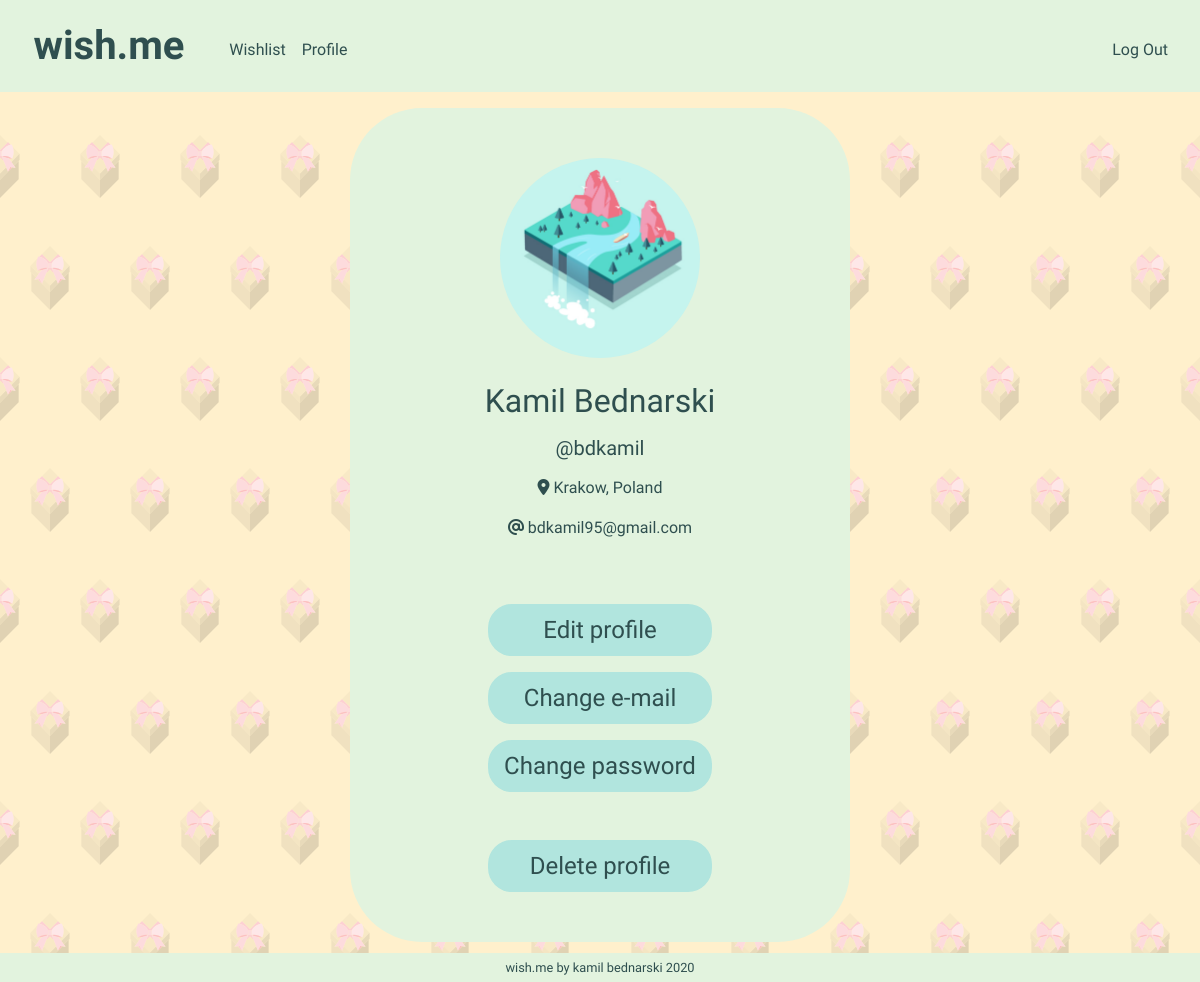
Screenshot of /profile/bdkamil (signed in) with the database file from the repository.
### tables this page shows
CREATE TABLE users (id INTEGER PRIMARY KEY AUTOINCREMENT, username TEXT NOT NULL, hash TEXT NOT NULL, name TEXT NOT NULL, surname TEXT NOT NULL, email TEXT NOT NULL, city TEXT NOT NULL, country TEXT NOT NULL);

### app.py (the view)
@app.route("/profile/<username>")
@login_required
def user_profile(username):
    id = session["user_id"]
    user_data = db.execute("SELECT * FROM users WHERE id = :id", id=id)
    name = user_data[0]["name"]
    surname = user_data[0]["surname"]
    email = user_data[0]["email"]
    city = user_data[0]["city"]
    country = user_data[0]["country"]
    images = db.execute("SELECT * FROM images WHERE id = :id", id=id)
    is_image = images[0]["image"]
    if is_image == 0:
        image_source = "profileimg.bmp"
    if is_image == 1:
        image_source = f"/uploads/{id}.jpg"
    return render_template("profile.html", username=username, name=name, surname=surname, email=email, city=city, country=country, image_source=image_source)

### app.py (called while the page is built)
@app.after_request
def after_request(response):
    response.headers["Cache-Control"] = "no-cache, no-store, must-revalidate"
    response.headers["Expires"] = 0
    response.headers["Pragma"] = "no-cache"
    return response

### helpers.py (called while the page is built)
def login_required(f):
    @wraps(f)
    def decorated_function(*args, **kwargs):
        if session.get("user_id") is None:
            print("login_required() message: session['user_id'] is none")
            return redirect("/login")
        return f(*args, **kwargs)
    return decorated_function

### templates/profile.html (shortened to what this page needs)
{% extends "layout.html" %}
{% block main %}
    <div class="form-container">
        <div class="text-center pb-4">
            <img class="profile-img" src="../static/image/{{ image_source }}" width="200px" height="200px">
        </div>
        <div class="form-group">
            <div class="text-center">
                <h2>{{ name }} {{ surname }}</h2>
            </div>
        </div>
        <div class="text-center">
            <label class="form-label-l"><h5>@{{ username }}</h5></label>
        </div>
        <div class="form-group">
            <div class="text-center">
                <p>
                    <span class="icon-gray">
                        <i class="fas fa-map-marker-alt icon-gray"></i>
                    </span>
                    <span class="text-medium"> {{ city }}, {{ country }}</span>
                </p>
            </div>
        </div>
        <div class="form-group">
            <div class="text-center">
                <p>
                    <span class="icon-gray">
                        <i class="fas fa-at icon-gray"></i>
                    </span>
                    <span class="text-medium"> {{ email }}</span>
                </p>
            </div>
        </div>
        <div class="text-center pt-5 pb-3">
            <form class="text-center" action="/profile/edit">
                <input class="form-button" type="submit" value="Edit profile" />
            </form>
        </div>
        <div class="text-center pb-3">
            <form class="text-center" action="/change/email">
                <input class="form-button" type="submit" value="Change e-mail" />
            </form>
        </div>
        <div class="text-center pb-5">
            <form class="text-center" action="/change/password">
                <input class="form-button" type="submit" value="Change password" />
            </form>
        </div>
        <div class="text-center">
            <form class="text-center" action="/profile/delete">
                <input class="form-button" type="submit" value="Delete profile" />
            </form>
        </div>
    </div>
{% endblock %}

### static/styles.css (style rules this page uses)
::placeholder { color: lightgrey !important; }
body { font-family: 'Roboto Condensed', sans-serif; background-color: #FFF0CC; background-image: url('/static/image/background-segment.svg'); background-repeat: repeat; background-size: 100px; z-index: -1; background-attachment: fixed; }
h2 { font-weight: 400; }
h5 { font-weight: 400; }
.form-container { width: 80vw; max-width: 500px; padding-left: 3vw; padding-right: 3vw; padding-top: 50px; padding-bottom: 50px; border-radius: 4.5rem; background-color: #E2F3DE; }
.form-label-l { font-weight: 400; font-size: 1.5rem; }
.form-button { border-radius: 1.5rem; padding: 0.5rem 1rem 0.5rem 1rem; background-color: #B1E5DE; font-size: 1.5rem; font-weight: 400; border: none; color: darkslategray; width: 14rem; }
.text-medium { font-weight: 400; }
.icon-gray { color: darkslategray; }
.profile-img { border-radius: 50%; object-fit: cover; width: 20vw; height: 20vw; max-width: 200px; max-height: 200px; }

### rows the page displays
users: name "Kamil", surname "Bednarski", username "bdkamil", city "Krakow", country "Poland", email "bdkamil95@gmail.com"
